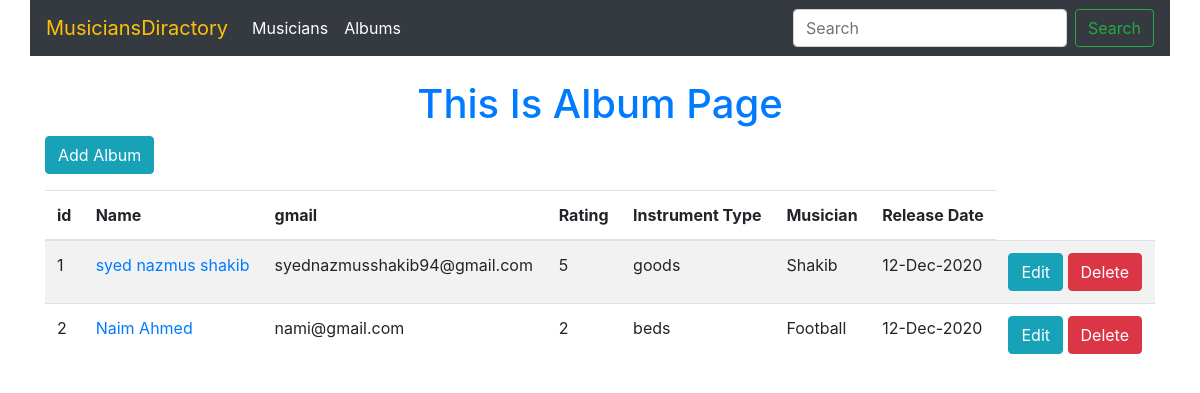
Before: /Album/ with the older database file.
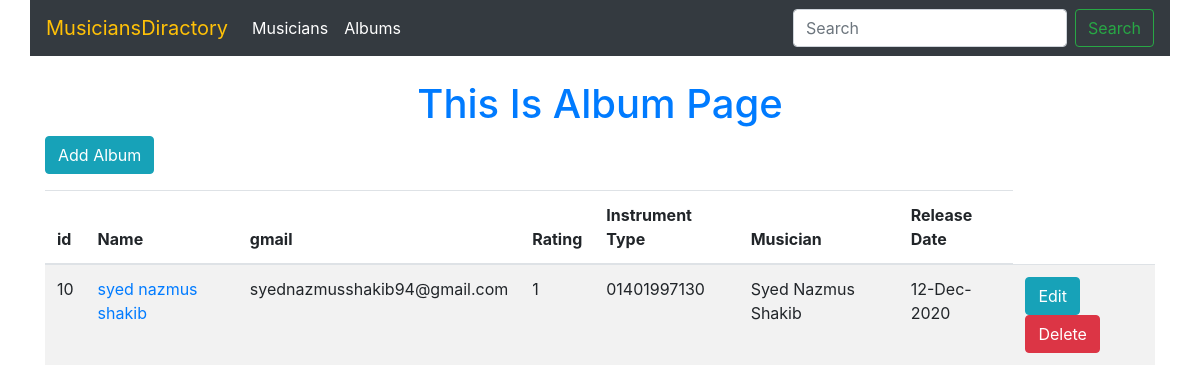
After: the same page with the newer database file.
### Album/models.py (models this page shows, shortened)
class Album(models.Model):
    name = models.CharField(max_length=100)
    musician = models.ForeignKey(Musician, on_delete=models.CASCADE, related_name='Album')
    rating = models.PositiveIntegerField(choices=[(i, str(i)) for i in range(1, 6)])
    release_date=models.DateField(default=datetime.date.today)

### Musician/models.py (models this page shows, shortened)
class Musician(models.Model):
    INSTRUMENT_CHOICES = [
        ('guitar', 'Guitar'),
        ('piano', 'Piano'),
        ('drums', 'Drums'),
        ('violin', 'Violin'),
        ('saxophone', 'Saxophone'),
    ]
    first_name = models.CharField(max_length=100)
    last_name = models.CharField(max_length=100)
    email = models.EmailField()
    phone_number = models.CharField(max_length=11)
    instrument_type = models.CharField(max_length=50, choices=INSTRUMENT_CHOICES)

### Album/views.py (the view)
# urls.py: path('', views.album_list, name='album_list'),
def album_list(request):
    albums = Album.objects.all()
    return render(request, 'album_list.html', {'Album': albums})

### Album/templates/album_list.html (shortened to what this page needs)
{% extends 'base.html' %}
{% load static %}
{% block content %}
<h1 class="mt-4 text-center text-primary">This Is Album Page</h1>
<a href="{% url 'album_create' %}" class="btn btn-info mb-3">Add Album</a>
<table class="table table-striped">
    <thead>
        <tr>
            <th>id</th>
            <th>Name</th>
            <th>gmail</th>
            <th>Rating</th>
            <th>Instrument Type</th>
            <th>Musician</th>
            <th>Release Date</th>
        </tr>
    </thead>
    <tbody>
        {% for album in Album %}
        <tr>
            <td>{{ album.id }}</td>
            <td><a href="{% url 'musician_edit' album.musician.pk %}">{{ album.musician.first_name }} {{ album.musician.last_name }}</a></td>
            <td>{{ album.musician.email }}</td>
            <td>{{ album.rating }}</td>
            <td>{{ album.musician.instrument_type }}</td>
            <td>{{ album.name }}</td>
            <td>{{ album.release_date|date:"d-M-Y" }}</td>
            <td>
                <a href="{% url 'album_edit' album.id %}" class="btn btn-info">Edit</a>
                <a href="{% url 'album_delete' album.id %}" class="btn btn-danger">Delete</a>
            </td>
        </tr>
        {% endfor %}
    </tbody>
</table>
{% endblock %}

Changed rows visible on the page:
removed Album: id "1", musician.first_name "syed nazmus", musician.last_name "shakib", musician.email "syednazmusshakib94@gmail.com", rating "5", musician.instrument_type "goods", name "Shakib", release_date "12-Dec-2020"
removed Album: id "2", musician.first_name "Naim", musician.last_name "Ahmed", musician.email "nami@gmail.com", rating "2", musician.instrument_type "beds", name "Football", release_date "12-Dec-2020"
added Album: id "10", musician.first_name "syed nazmus", musician.last_name "shakib", musician.email "syednazmusshakib94@gmail.com", rating "1", musician.instrument_type "01401997130", name "Syed Nazmus Shakib", release_date "12-Dec-2020"
